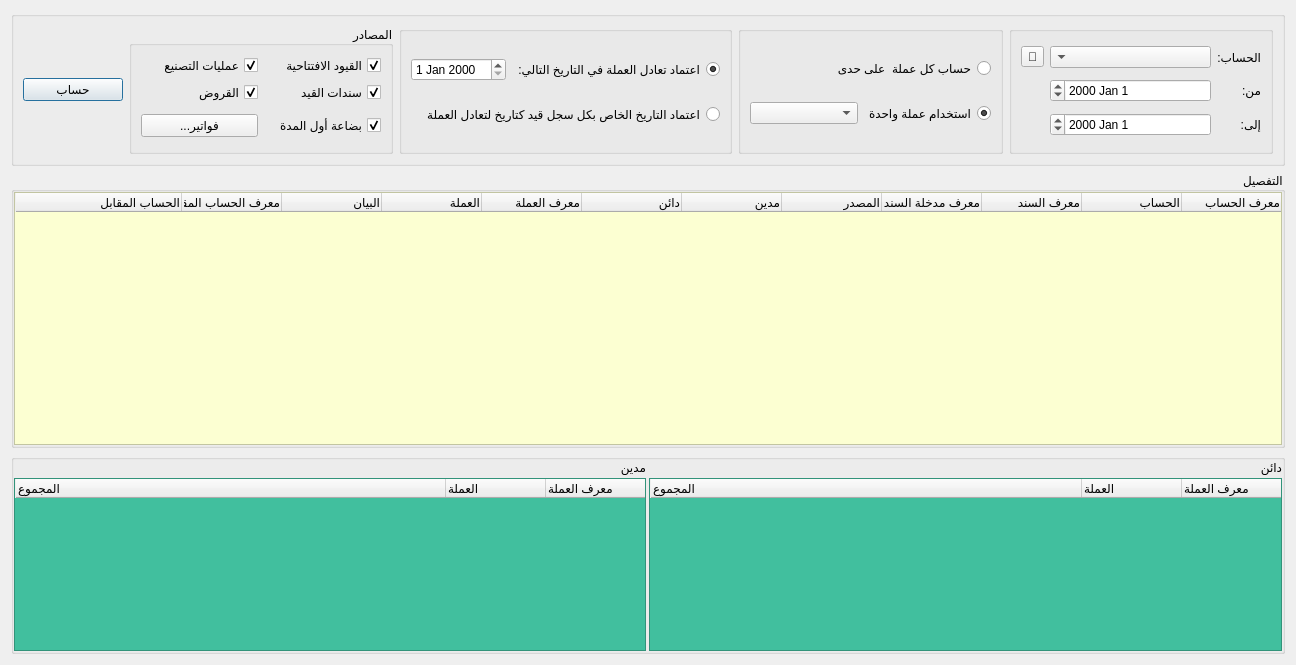
<?xml version="1.0" encoding="UTF-8"?>
<ui version="4.0">
 <class>Ledger</class>
 <widget class="QDialog" name="Ledger">
  <property name="windowModality">
   <enum>Qt::WindowModal</enum>
  </property>
  <property name="geometry">
   <rect>
    <x>0</x>
    <y>0</y>
    <width>1296</width>
    <height>665</height>
   </rect>
  </property>
  <property name="minimumSize">
   <size>
    <width>0</width>
    <height>400</height>
   </size>
  </property>
  <property name="acceptDrops">
   <bool>false</bool>
  </property>
  <property name="windowTitle">
   <string>دفتر الأستاذ</string>
  </property>
  <property name="layoutDirection">
   <enum>Qt::RightToLeft</enum>
  </property>
  <property name="modal">
   <bool>true</bool>
  </property>
  <layout class="QGridLayout" name="gridLayout_4">
   <item row="1" column="0">
    <widget class="QGroupBox" name="groupBox_3">
     <property name="sizePolicy">
      <sizepolicy hsizetype="MinimumExpanding" vsizetype="MinimumExpanding">
       <horstretch>0</horstretch>
       <verstretch>0</verstretch>
      </sizepolicy>
     </property>
     <property name="maximumSize">
      <size>
       <width>16777215</width>
       <height>16777215</height>
      </size>
     </property>
     <property name="title">
      <string>التفصيل</string>
     </property>
     <layout class="QGridLayout" name="gridLayout_2">
      <property name="leftMargin">
       <number>0</number>
      </property>
      <property name="topMargin">
       <number>0</number>
      </property>
      <property name="rightMargin">
       <number>0</number>
      </property>
      <property name="bottomMargin">
       <number>0</number>
      </property>
      <property name="spacing">
       <number>3</number>
      </property>
      <item row="0" column="0">
       <widget class="QTreeWidget" name="results_tree">
        <property name="styleSheet">
         <string notr="true">QScrollBar:vertical {
    background-color: #f1f1f1;
    width: 12px;
    margin: 12px 0 12px 0;
}

QScrollBar::handle:vertical {
    background-color: #888;
    min-height: 20px;
    border-radius: 4px;
}

QScrollBar::handle:vertical:hover {
    background-color: #555;
}

QTreeWidget{background-color:rgb(252, 255, 210);}</string>
        </property>
        <column>
         <property name="text">
          <string>معرف الحساب</string>
         </property>
         <property name="textAlignment">
          <set>AlignTrailing|AlignVCenter</set>
         </property>
        </column>
        <column>
         <property name="text">
          <string>الحساب</string>
         </property>
         <property name="textAlignment">
          <set>AlignTrailing|AlignVCenter</set>
         </property>
        </column>
        <column>
         <property name="text">
          <string>معرف السند</string>
         </property>
         <property name="textAlignment">
          <set>AlignTrailing|AlignVCenter</set>
         </property>
        </column>
        <column>
         <property name="text">
          <string>معرف مدخلة السند</string>
         </property>
         <property name="textAlignment">
          <set>AlignTrailing|AlignVCenter</set>
         </property>
        </column>
        <column>
         <property name="text">
          <string>المصدر</string>
         </property>
         <property name="textAlignment">
          <set>AlignTrailing|AlignVCenter</set>
         </property>
        </column>
        <column>
         <property name="text">
          <string>مدين</string>
         </property>
         <property name="textAlignment">
          <set>AlignTrailing|AlignVCenter</set>
         </property>
        </column>
        <column>
         <property name="text">
          <string>دائن</string>
         </property>
         <property name="textAlignment">
          <set>AlignTrailing|AlignVCenter</set>
         </property>
        </column>
        <column>
         <property name="text">
          <string>معرف العملة</string>
         </property>
         <property name="textAlignment">
          <set>AlignTrailing|AlignVCenter</set>
         </property>
        </column>
        <column>
         <property name="text">
          <string>العملة</string>
         </property>
         <property name="textAlignment">
          <set>AlignTrailing|AlignVCenter</set>
         </property>
        </column>
        <column>
         <property name="text">
          <string>البيان</string>
         </property>
         <property name="textAlignment">
          <set>AlignTrailing|AlignVCenter</set>
         </property>
        </column>
        <column>
         <property name="text">
          <string>معرف الحساب المقابل</string>
         </property>
         <property name="textAlignment">
          <set>AlignTrailing|AlignVCenter</set>
         </property>
        </column>
        <column>
         <property name="text">
          <string>الحساب المقابل</string>
         </property>
         <property name="textAlignment">
          <set>AlignTrailing|AlignVCenter</set>
         </property>
        </column>
       </widget>
      </item>
     </layout>
    </widget>
   </item>
   <item row="2" column="0">
    <widget class="QGroupBox" name="groupBox_2">
     <property name="sizePolicy">
      <sizepolicy hsizetype="Minimum" vsizetype="Minimum">
       <horstretch>0</horstretch>
       <verstretch>0</verstretch>
      </sizepolicy>
     </property>
     <property name="maximumSize">
      <size>
       <width>16777215</width>
       <height>200</height>
      </size>
     </property>
     <property name="title">
      <string/>
     </property>
     <layout class="QGridLayout" name="gridLayout_3">
      <property name="leftMargin">
       <number>0</number>
      </property>
      <property name="topMargin">
       <number>0</number>
      </property>
      <property name="rightMargin">
       <number>0</number>
      </property>
      <property name="bottomMargin">
       <number>0</number>
      </property>
      <property name="spacing">
       <number>3</number>
      </property>
      <item row="0" column="0">
       <widget class="QLabel" name="label_2">
        <property name="text">
         <string>دائن</string>
        </property>
       </widget>
      </item>
      <item row="0" column="1">
       <widget class="QLabel" name="label">
        <property name="text">
         <string>مدين</string>
        </property>
       </widget>
      </item>
      <item row="1" column="0">
       <widget class="QTreeWidget" name="creditors_sum_tree">
        <property name="styleSheet">
         <string notr="true">QScrollBar:vertical {
    background-color: #00b05e;
    width: 12px;
    margin: 12px 0 12px 0;
}

QScrollBar::handle:vertical {
    background-color: #888;
    min-height: 20px;
    border-radius: 4px;
}

QScrollBar::handle:vertical:hover {
    background-color: #555;
}

QTreeWidget{background-color:#41bf9e;}</string>
        </property>
        <column>
         <property name="text">
          <string>معرف العملة</string>
         </property>
        </column>
        <column>
         <property name="text">
          <string>العملة</string>
         </property>
        </column>
        <column>
         <property name="text">
          <string>المجموع</string>
         </property>
        </column>
       </widget>
      </item>
      <item row="1" column="1">
       <widget class="QTreeWidget" name="debtors_sum_tree">
        <property name="styleSheet">
         <string notr="true">QScrollBar:vertical {
    background-color: #00b05e;
    width: 12px;
    margin: 12px 0 12px 0;
}

QScrollBar::handle:vertical {
    background-color: #888;
    min-height: 20px;
    border-radius: 4px;
}

QScrollBar::handle:vertical:hover {
    background-color: #555;
}

QTreeWidget{background-color:#41bf9e;}</string>
        </property>
        <column>
         <property name="text">
          <string>معرف العملة</string>
         </property>
        </column>
        <column>
         <property name="text">
          <string>العملة</string>
         </property>
        </column>
        <column>
         <property name="text">
          <string>المجموع</string>
         </property>
        </column>
       </widget>
      </item>
     </layout>
    </widget>
   </item>
   <item row="0" column="0">
    <widget class="QGroupBox" name="groupBox">
     <property name="minimumSize">
      <size>
       <width>0</width>
       <height>120</height>
      </size>
     </property>
     <property name="maximumSize">
      <size>
       <width>16777215</width>
       <height>16777215</height>
      </size>
     </property>
     <property name="layoutDirection">
      <enum>Qt::RightToLeft</enum>
     </property>
     <property name="title">
      <string/>
     </property>
     <layout class="QGridLayout" name="gridLayout_6">
      <item row="0" column="5">
       <widget class="QGroupBox" name="groupBox_8">
        <property name="layoutDirection">
         <enum>Qt::RightToLeft</enum>
        </property>
        <property name="title">
         <string/>
        </property>
        <layout class="QGridLayout" name="gridLayout_7">
         <item row="0" column="1">
          <widget class="QComboBox" name="accounts_combobox"/>
         </item>
         <item row="1" column="1">
          <widget class="QDateEdit" name="from_date_input"/>
         </item>
         <item row="2" column="1">
          <widget class="QDateEdit" name="to_date_input"/>
         </item>
         <item row="0" column="0">
          <widget class="QLabel" name="label_6">
           <property name="maximumSize">
            <size>
             <width>16777215</width>
             <height>16777215</height>
            </size>
           </property>
           <property name="text">
            <string>الحساب:</string>
           </property>
          </widget>
         </item>
         <item row="1" column="0">
          <widget class="QLabel" name="label_4">
           <property name="maximumSize">
            <size>
             <width>30</width>
             <height>16777215</height>
            </size>
           </property>
           <property name="text">
            <string>من:</string>
           </property>
          </widget>
         </item>
         <item row="2" column="0">
          <widget class="QLabel" name="label_5">
           <property name="maximumSize">
            <size>
             <width>30</width>
             <height>16777215</height>
            </size>
           </property>
           <property name="text">
            <string>إلى:</string>
           </property>
          </widget>
         </item>
         <item row="0" column="2">
          <widget class="QToolButton" name="select_account_btn">
           <property name="text">
            <string>🔎</string>
           </property>
          </widget>
         </item>
        </layout>
       </widget>
      </item>
      <item row="0" column="9">
       <widget class="QPushButton" name="calculate_btn">
        <property name="maximumSize">
         <size>
          <width>100</width>
          <height>16777215</height>
         </size>
        </property>
        <property name="text">
         <string>حساب</string>
        </property>
       </widget>
      </item>
      <item row="0" column="7">
       <widget class="QGroupBox" name="groupBox_5">
        <property name="enabled">
         <bool>true</bool>
        </property>
        <property name="layoutDirection">
         <enum>Qt::LeftToRight</enum>
        </property>
        <property name="title">
         <string/>
        </property>
        <layout class="QGridLayout" name="gridLayout">
         <item row="1" column="1" colspan="2">
          <widget class="QRadioButton" name="distinct_exchange_date_radio">
           <property name="layoutDirection">
            <enum>Qt::RightToLeft</enum>
           </property>
           <property name="text">
            <string>اعتماد التاريخ الخاص بكل سجل قيد كتاريخ لتعادل العملة</string>
           </property>
          </widget>
         </item>
         <item row="0" column="1">
          <widget class="QDateEdit" name="exchange_date_input"/>
         </item>
         <item row="0" column="2">
          <widget class="QRadioButton" name="unified_exchange_date_radio">
           <property name="layoutDirection">
            <enum>Qt::RightToLeft</enum>
           </property>
           <property name="text">
            <string>:اعتماد تعادل العملة في التاريخ التالي</string>
           </property>
           <property name="checked">
            <bool>true</bool>
           </property>
          </widget>
         </item>
        </layout>
       </widget>
      </item>
      <item row="0" column="8">
       <widget class="QGroupBox" name="groupBox_6">
        <property name="maximumSize">
         <size>
          <width>300</width>
          <height>16777215</height>
         </size>
        </property>
        <property name="layoutDirection">
         <enum>Qt::RightToLeft</enum>
        </property>
        <property name="title">
         <string>المصادر</string>
        </property>
        <layout class="QGridLayout" name="gridLayout_5">
         <item row="0" column="0">
          <widget class="QCheckBox" name="source_period_start_checkbox">
           <property name="text">
            <string>القيود الافتتاحية</string>
           </property>
           <property name="checked">
            <bool>true</bool>
           </property>
          </widget>
         </item>
         <item row="2" column="1" rowspan="3">
          <widget class="QPushButton" name="select_invoices_btn">
           <property name="maximumSize">
            <size>
             <width>125</width>
             <height>16777215</height>
            </size>
           </property>
           <property name="text">
            <string>...فواتير</string>
           </property>
          </widget>
         </item>
         <item row="1" column="1">
          <widget class="QCheckBox" name="include_loans_checkbox">
           <property name="text">
            <string>القروض</string>
           </property>
           <property name="checked">
            <bool>true</bool>
           </property>
          </widget>
         </item>
         <item row="3" column="0">
          <widget class="QCheckBox" name="source_period_start_material_checkbox">
           <property name="text">
            <string>بضاعة أول المدة</string>
           </property>
           <property name="checked">
            <bool>true</bool>
           </property>
          </widget>
         </item>
         <item row="0" column="1">
          <widget class="QCheckBox" name="include_manufactures_checkbox">
           <property name="text">
            <string>عمليات التصنيع</string>
           </property>
           <property name="checked">
            <bool>true</bool>
           </property>
          </widget>
         </item>
         <item row="1" column="0">
          <widget class="QCheckBox" name="source_journal_checkbox">
           <property name="text">
            <string>سندات القيد</string>
           </property>
           <property name="checked">
            <bool>true</bool>
           </property>
          </widget>
         </item>
        </layout>
       </widget>
      </item>
      <item row="0" column="6">
       <widget class="QGroupBox" name="groupBox_7">
        <property name="layoutDirection">
         <enum>Qt::LeftToRight</enum>
        </property>
        <property name="title">
         <string/>
        </property>
        <layout class="QGridLayout" name="gridLayout_8">
         <item row="1" column="0">
          <widget class="QComboBox" name="currency_combobox">
           <property name="enabled">
            <bool>true</bool>
           </property>
          </widget>
         </item>
         <item row="0" column="0" colspan="2">
          <widget class="QRadioButton" name="distinct_currency_radio">
           <property name="maximumSize">
            <size>
             <width>200</width>
             <height>16777215</height>
            </size>
           </property>
           <property name="layoutDirection">
            <enum>Qt::RightToLeft</enum>
           </property>
           <property name="text">
            <string>حساب كل عملة  على حدى</string>
           </property>
          </widget>
         </item>
         <item row="1" column="1">
          <widget class="QRadioButton" name="unified_currency_radio">
           <property name="sizePolicy">
            <sizepolicy hsizetype="Preferred" vsizetype="Preferred">
             <horstretch>0</horstretch>
             <verstretch>0</verstretch>
            </sizepolicy>
           </property>
           <property name="maximumSize">
            <size>
             <width>150</width>
             <height>16777215</height>
            </size>
           </property>
           <property name="layoutDirection">
            <enum>Qt::RightToLeft</enum>
           </property>
           <property name="text">
            <string>استخدام عملة واحدة</string>
           </property>
           <property name="checked">
            <bool>true</bool>
           </property>
          </widget>
         </item>
        </layout>
       </widget>
      </item>
     </layout>
    </widget>
   </item>
  </layout>
 </widget>
 <resources/>
 <connections/>
</ui>
